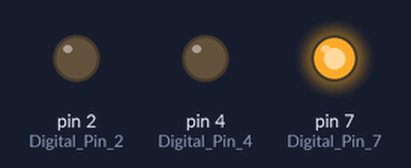
The sketch below on a simulated Arduino Uno, built with avr-gcc and run on an emulated ATmega328P. On the bench: output pins drawn as LEDs (lit = HIGH).

Above: at 2.5 s.
At 5.5 s:
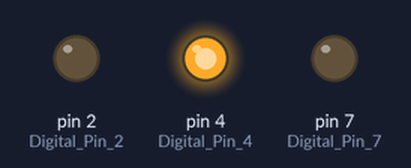
At 8.5 s:
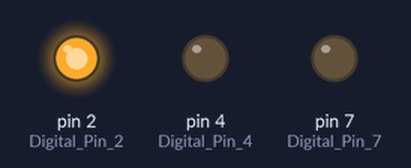
Timing chart, 0 to 14.3 s (numbered marks = the images above):
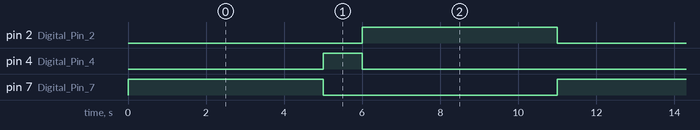

The sketch:

homework_1_traffic_signal1.ino
```cpp
// C++ code
//variables
int Delay_Time = 5000;
int Digital_Pin_7 =7;
int Digital_Pin_4 =4;
int Digital_Pin_2 =2;

void setup()
{
  pinMode(Digital_Pin_7, OUTPUT);
  pinMode(Digital_Pin_4,OUTPUT);
  pinMode(Digital_Pin_2,OUTPUT);
}

void loop()
{
  //Red LED
  digitalWrite(Digital_Pin_7, HIGH);
  delay(Delay_Time); // Wait for 5000 millisecond(s)
  digitalWrite(Digital_Pin_7, LOW);

  // Yellow LED
  digitalWrite(Digital_Pin_4, HIGH);
  delay(1000); // Wait for 1000 millisecond(s)
  digitalWrite(Digital_Pin_4, LOW);

  //Green LED
  digitalWrite(Digital_Pin_2, HIGH);
  delay(Delay_Time); // Wait for 5000 millisecond(s)
  digitalWrite(Digital_Pin_2, LOW);
}
```

Measured:
- by itself, pin 2 (Digital_Pin_2), pin 7 (Digital_Pin_7): alternates HIGH for 5.0 s and LOW for 6.0 s
- by itself, pin 4 (Digital_Pin_4): alternates HIGH for 1.0 s and LOW for 10.0 s
- by itself, everything shown: repeats every 11.0 s, in 4 steps
